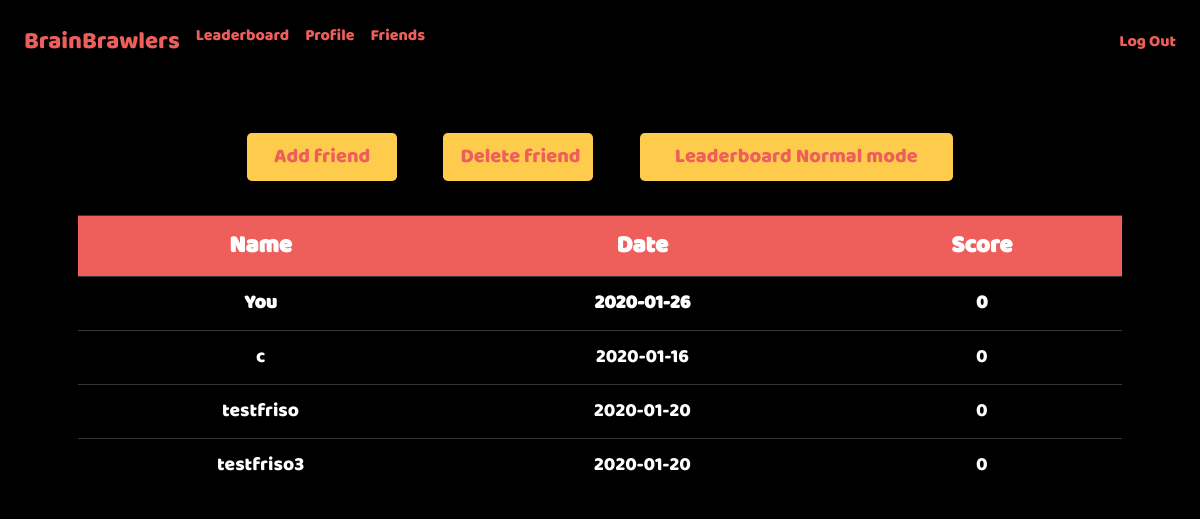
The app's page /friends_mirror (signed in), older data.
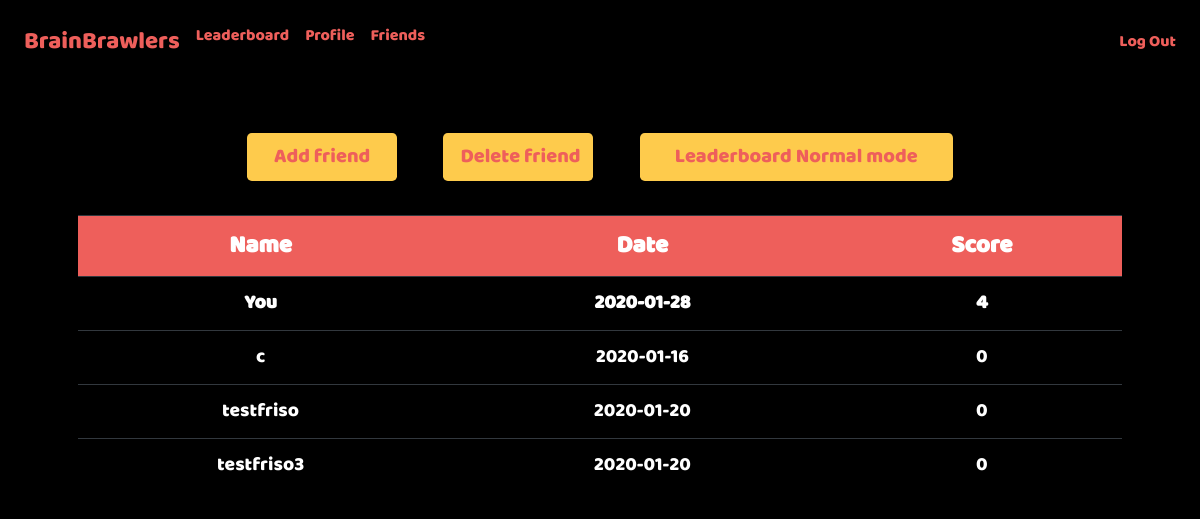
The same page, newer data.
### tables this page shows
CREATE TABLE 'users' ('id' integer PRIMARY KEY AUTOINCREMENT NOT NULL, 'username' text NOT NULL, 'hash' text NOT NULL, 'highscore' integer NOT NULL, 'date'  date NOT NULL DEFAULT CURRENT_DATE  , 'highscore_mirror' integer);

### application.py (the view)
@app.route("/friends_mirror", methods=["GET"])
@login_required
def friends_mirror():
    friends = set([friend["friendname"] for friend in db.execute("SELECT friendname FROM friends WHERE user_id= :user_id", user_id=session["user_id"])])
    highscores = sum([db.execute("SELECT username, highscore_mirror, date FROM users WHERE username=:username", username=friend) for friend in friends], [])
    highscores = sorted(highscores, key=lambda k:k["highscore_mirror"], reverse=True)
    yourscore = db.execute("SELECT highscore_mirror, date FROM users WHERE id=:user_id", user_id=session["user_id"])
    return render_template("friends/friends_mirror.html", highscores=highscores, yourscore=yourscore[0])

### application.py (called while the page is built)
@app.after_request
def after_request(response):
    response.headers["Cache-Control"] = "no-cache, no-store, must-revalidate"
    response.headers["Expires"] = 0
    response.headers["Pragma"] = "no-cache"
    return response

### helpers.py (called while the page is built)
def login_required(f):
    @wraps(f)
    def decorated_function(*args, **kwargs):
        if session.get("user_id") is None:
            return redirect("/index")
        return f(*args, **kwargs)
    return decorated_function

### templates/friends/friends_mirror.html (shortened to what this page needs)
{% extends "layout.html" %}
{% block css %}
<link href="/static/css/index_style.css" rel="stylesheet">
{% endblock %}
{% block main %}
    <p>
        <br>
        <br>
    </p>
    <a href="/add_friend"><button type="button" class="btn btn-lg">Add friend</button></a>
    <a href="/delete_friend"><button type="submit" class="btn btn-lg">Delete friend</button></a>
    <a href="/friends"><button class="btn btn-lg" style="width:30%">Leaderboard Normal mode</button></a>
    <table id=table class="table table-dark" style="width:100%">
        <link href="/static/css/leaderboard.css" rel="stylesheet">
        <tr>
            <th>Name</th>
            <th>Date</th>
            <th>Score</th>
        </tr>
        <tr>
            <td><strong>You</strong></td>
            <td><strong>{{ yourscore.date }}</strong></td>
            <td><strong>{{ yourscore.highscore_mirror }}</strong></td>
        </tr>
    {% for highscore in highscores %}
        <tr>
            <td>{{ highscore.username }}</td>
            <td>{{ highscore.date }}</td>
            <td>{{ highscore.highscore_mirror }}</td>
        </tr>
    {% endfor %}
    </table>
{% endblock %}

### templates/layout.html (shortened to what this page needs)
<!DOCTYPE html>
<html lang="en">
    <head>
        <link href="https://maxcdn.bootstrapcdn.com/bootstrap/4.1.3/css/bootstrap.min.css" rel="stylesheet">
        <link href="{{ url_for('static', filename='css/basic_style.css') }}" rel="stylesheet">
        <link href="{{ url_for('static', filename='css/snackbar.css') }}" rel="stylesheet">
        {% block css %}{% endblock %}
    </head>
    <body>
        <nav class="navbar fixed-top navbar-expand-md">
            <div class="collapse navbar-collapse" id="navbar">
                {% if session.user_id %}
                    <ul class="navbar-nav mr-auto mt-2">
                        <li class="nav-item nav-logo"><a class="nav-link" href="/">BrainBrawlers</a></li>
                        <li class="nav-item"><a class="nav-link" href="/leaderboard">Leaderboard</a></li>
                        <li class="nav-item"><a class="nav-link" href="/profile">Profile</a></li>
                        <li class="nav-item"><a class="nav-link" href="/friends">Friends</a></li>
                    </ul>
                    <ul class="navbar-nav ml-auto mt-2">
                        <li class="nav-item"><a class="nav-link" href="/logout">Log Out</a></li>
                    </ul>
                {% endif %}
            </div>
        </nav>
        <main id="main" class="container p-5 center">
            {% block main %}{% endblock %}
        </main>
    </body>
</html>

### static/css/basic_style.css (style rules this page uses)
.navbar { background-color: rgba(0,0,0,0.8);; }
.nav-link { color: #ee5f5b; font-family: Baloo Regular, Baloo; }
body { background-color: #000000; }
#main { overflow-x: auto; text-align: center; }
.center { color: #ffffff; text-align: center; }
.btn { width: 150px; font-family: Baloo Regular, Baloo; text-align: center; color: #ee5f5b; background-color: #fecb4c; margin-top: 2%; margin-bottom: 1%; }
.nav-logo { font-size: 150%; }

### static/css/index_style.css (style rules this page uses)
.btn { margin-left: 2%; margin-right: 2%; }

### static/css/leaderboard.css (style rules this page uses)
#table { margin-left:auto; margin-right:auto; color: white; font-family: Baloo Regular, Baloo; }
th { background-color: #ee5f5b; font-size: 150%; font-weight: bold; }
td { background-color: black; font-size: 120%; }

Row changes from the older to the newer data that the page shows:
changed users (number 1 of 4 on the later page): date "2020-01-26" → "2020-01-28"; highscore_mirror "0" → "4"
